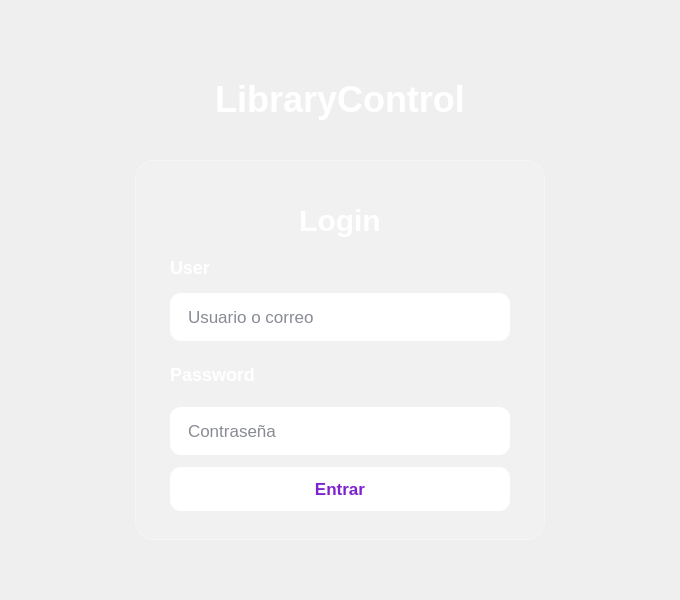
<?xml version="1.0" encoding="UTF-8"?>
<ui version="4.0">
 <class>Dialog</class>
 <widget class="QDialog" name="Dialog">
  <property name="geometry">
   <rect>
    <x>0</x>
    <y>0</y>
    <width>680</width>
    <height>600</height>
   </rect>
  </property>
  <property name="minimumSize">
   <size>
    <width>680</width>
    <height>600</height>
   </size>
  </property>
  <property name="maximumSize">
   <size>
    <width>680</width>
    <height>600</height>
   </size>
  </property>
  <property name="cursor">
   <cursorShape>PointingHandCursor</cursorShape>
  </property>
  <property name="windowTitle">
   <string>LibraryControl</string>
  </property>
  <property name="styleSheet">
   <string notr="true">QDialog {
    background-color: qlineargradient(
        spread:pad,
        x1:0, y1:0,
        x2:1, y2:1,
        stop:0 #4c1d95,
        stop:0.55 #9333ea,
        stop:1 #db2777
    );
}

#titleLabel {
    color: white;
    font-size: 36px;
    font-weight: bold;
}

#loginCard {
    background-color: rgba(255, 255, 255, 35);
    border: 1px solid rgba(255, 255, 255, 80);
    border-radius: 18px;
}

#loginTitle {
    color: white;
    font-size: 30px;
    font-weight: bold;
}

#userLabel,
#passLabel {
    color: white;
    font-size: 18px;
    font-weight: bold;
}

QLineEdit {
    background-color: white;
    color: #111827;
    border: none;
    border-radius: 11px;
    padding: 8px 16px;
    font-size: 17px;
}

QLineEdit:focus {
    border: 2px solid #ffffff;
    background-color: #f8fafc;
}

#btn_login {
    background-color: white;
    color: #7e22ce;
    border: none;
    border-radius: 11px;
    padding: 10px;
    font-size: 17px;
    font-weight: bold;
}

#btn_login:hover {
    background-color: #f3e8ff;
}

#btn_login:pressed {
    background-color: #e9d5ff;
}

</string>
  </property>
  <layout class="QVBoxLayout" name="verticalLayout">
   <item>
    <widget class="QWidget" name="maincointainer" native="true">
     <property name="enabled">
      <bool>true</bool>
     </property>
     <property name="styleSheet">
      <string notr="true"/>
     </property>
     <layout class="QVBoxLayout" name="verticalLayout_2">
      <property name="spacing">
       <number>22</number>
      </property>
      <property name="leftMargin">
       <number>0</number>
      </property>
      <property name="topMargin">
       <number>36</number>
      </property>
      <property name="rightMargin">
       <number>0</number>
      </property>
      <property name="bottomMargin">
       <number>36</number>
      </property>
      <item>
       <spacer name="verticalSpacer_2">
        <property name="orientation">
         <enum>Qt::Vertical</enum>
        </property>
        <property name="sizeHint" stdset="0">
         <size>
          <width>20</width>
          <height>182</height>
         </size>
        </property>
       </spacer>
      </item>
      <item>
       <widget class="QLabel" name="titleLabel">
        <property name="minimumSize">
         <size>
          <width>0</width>
          <height>58</height>
         </size>
        </property>
        <property name="text">
         <string>LibraryControl</string>
        </property>
        <property name="alignment">
         <set>Qt::AlignCenter</set>
        </property>
       </widget>
      </item>
      <item alignment="Qt::AlignHCenter">
       <widget class="QFrame" name="loginCard">
        <property name="minimumSize">
         <size>
          <width>410</width>
          <height>380</height>
         </size>
        </property>
        <property name="maximumSize">
         <size>
          <width>460</width>
          <height>360</height>
         </size>
        </property>
        <property name="frameShape">
         <enum>QFrame::StyledPanel</enum>
        </property>
        <property name="frameShadow">
         <enum>QFrame::Raised</enum>
        </property>
        <layout class="QVBoxLayout" name="verticalLayout_3">
         <property name="spacing">
          <number>12</number>
         </property>
         <property name="leftMargin">
          <number>34</number>
         </property>
         <property name="topMargin">
          <number>38</number>
         </property>
         <property name="rightMargin">
          <number>34</number>
         </property>
         <property name="bottomMargin">
          <number>28</number>
         </property>
         <item>
          <widget class="QLabel" name="loginTitle">
           <property name="minimumSize">
            <size>
             <width>0</width>
             <height>42</height>
            </size>
           </property>
           <property name="text">
            <string>Login</string>
           </property>
           <property name="alignment">
            <set>Qt::AlignCenter</set>
           </property>
          </widget>
         </item>
         <item>
          <widget class="QLabel" name="userLabel">
           <property name="minimumSize">
            <size>
             <width>0</width>
             <height>26</height>
            </size>
           </property>
           <property name="text">
            <string>User</string>
           </property>
          </widget>
         </item>
         <item>
          <widget class="QLineEdit" name="input_user">
           <property name="minimumSize">
            <size>
             <width>0</width>
             <height>48</height>
            </size>
           </property>
           <property name="maximumSize">
            <size>
             <width>16777215</width>
             <height>48</height>
            </size>
           </property>
           <property name="text">
            <string/>
           </property>
           <property name="placeholderText">
            <string>Usuario o correo</string>
           </property>
           <property name="clearButtonEnabled">
            <bool>true</bool>
           </property>
          </widget>
         </item>
         <item>
          <widget class="QLabel" name="passLabel">
           <property name="minimumSize">
            <size>
             <width>26</width>
             <height>42</height>
            </size>
           </property>
           <property name="text">
            <string>Password</string>
           </property>
          </widget>
         </item>
         <item>
          <widget class="QLineEdit" name="input_pass">
           <property name="minimumSize">
            <size>
             <width>0</width>
             <height>48</height>
            </size>
           </property>
           <property name="maximumSize">
            <size>
             <width>16777215</width>
             <height>48</height>
            </size>
           </property>
           <property name="echoMode">
            <enum>QLineEdit::Password</enum>
           </property>
           <property name="placeholderText">
            <string>Contraseña</string>
           </property>
           <property name="clearButtonEnabled">
            <bool>true</bool>
           </property>
          </widget>
         </item>
         <item>
          <widget class="QPushButton" name="btn_login">
           <property name="minimumSize">
            <size>
             <width>0</width>
             <height>44</height>
            </size>
           </property>
           <property name="text">
            <string>Entrar</string>
           </property>
          </widget>
         </item>
        </layout>
       </widget>
      </item>
      <item>
       <spacer name="verticalSpacer">
        <property name="orientation">
         <enum>Qt::Vertical</enum>
        </property>
        <property name="sizeHint" stdset="0">
         <size>
          <width>20</width>
          <height>182</height>
         </size>
        </property>
       </spacer>
      </item>
     </layout>
    </widget>
   </item>
  </layout>
 </widget>
 <resources/>
 <connections/>
</ui>
